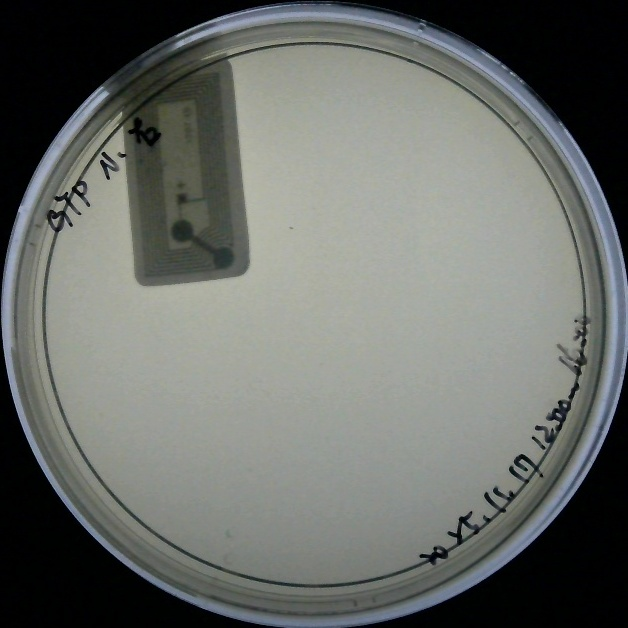
#> input picture nsamples/20251119_040045_Z22222DS3620.jpg, 628 x 628 px
$ python -i utils.py   (imports and definitions only)
#> lines starting #> are read from the running program, lines starting #| are printed output that depends on the picture
#> further down, picture is the input picture: shape (628, 628, 3); mean B, G, R 104.8, 109, 105.9


import os
import logging
from typing import Tuple, Optional, Any
import numpy as np
import cv2

logger = logging.getLogger(__name__)

def setup_cuda_environment():
    """設置 CUDA 環境變數。"""
    cuda_paths = [
        "/usr/local/cuda",
        "/usr/local/cuda-12.8",
        "/usr/local/cuda-12.6",
        "/usr/local/cuda-12.7",
        "/usr/local/cuda-11.8",
    ]

    cuda_path = next((p for p in cuda_paths if os.path.exists(os.path.join(p, "lib64"))), None)

    if cuda_path:
        lib64_path = os.path.join(cuda_path, "lib64")
        bin_path = os.path.join(cuda_path, "bin")

        for env_var, path in [("LD_LIBRARY_PATH", lib64_path), ("PATH", bin_path)]:
            current = os.environ.get(env_var, "")
            if path not in current:
                os.environ[env_var] = f"{path}:{current}" if current else path

        logger.info(f"已設置 CUDA 環境變數: {cuda_path}")

def get_torchvision_weights_api() -> Tuple[bool, Optional[type]]:
    """檢查 torchvision 是否支援新的 weights API。"""
    try:
        import torchvision
        from torchvision.models.detection import FasterRCNN_ResNet50_FPN_Weights
        if hasattr(FasterRCNN_ResNet50_FPN_Weights, 'DEFAULT'):
            return True, FasterRCNN_ResNet50_FPN_Weights
    except (ImportError, AttributeError):
        pass
    return False, None

def preprocess_image(img: np.ndarray, denoise_strength: int = 10, sharpen_radius: int = 5, contrast_alpha: float = 1.0) -> np.ndarray:
    """
    通用影像預處理流程：
    1. 轉灰階
    2. 銳利化 (Unsharp Masking)
    3. 降噪 (Non-local Means)
    4. 對比度增強 (CLAHE)
    """
#> called with denoise_strength = 10, sharpen_radius = 5, contrast_alpha = 1
    if len(img.shape) == 3:
        gray = cv2.cvtColor(img, cv2.COLOR_BGR2GRAY)
    else:
        gray = img.copy()

    # 銳利化
    k_size = int(sharpen_radius * 2 + 1)
    if k_size % 2 == 0: k_size += 1
    blurred = cv2.GaussianBlur(gray, (k_size, k_size), sharpen_radius)
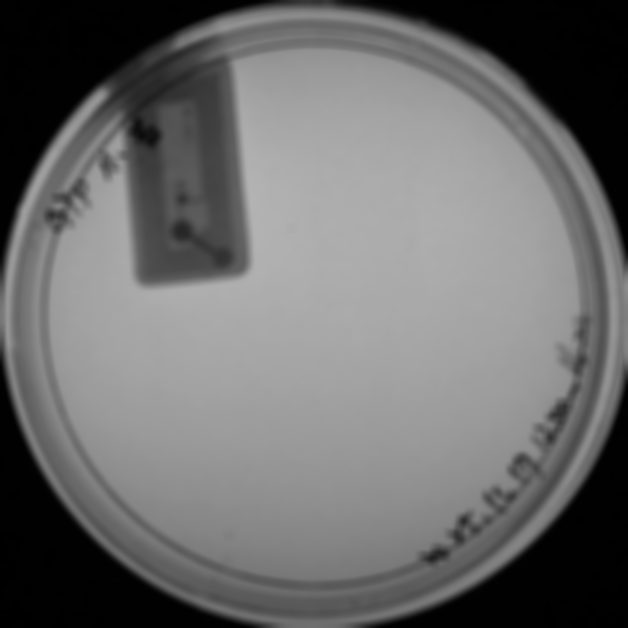
#> blurred: shape (628, 628); min 0, max 179, mean 107.6
    sharpened = cv2.addWeighted(gray, 1.5, blurred, -0.5, 0)
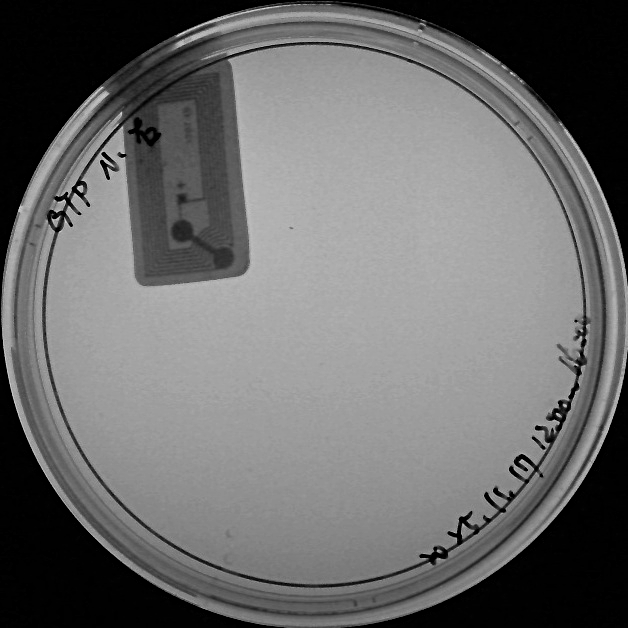
#> sharpened: shape (628, 628); min 0, max 226, mean 107.8
    sharpened = np.clip(sharpened, 0, 255).astype(np.uint8)

    # 降噪
    denoised = cv2.fastNlMeansDenoising(sharpened, h=denoise_strength)

    # 對比度增強
    clahe = cv2.createCLAHE(clipLimit=contrast_alpha * 2.0, tileGridSize=(8, 8))
    return clahe.apply(denoised)
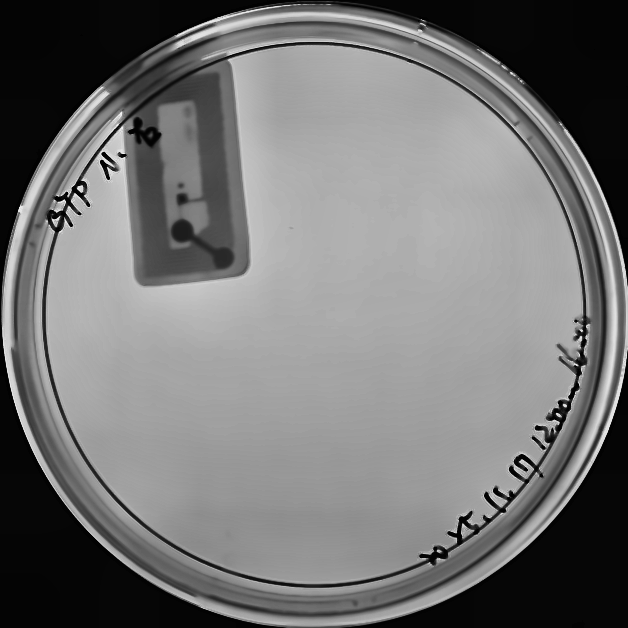
#> returned value: shape (628, 628); min 1, max 243, mean 116.1

>>> import cv2
>>> picture = cv2.imread('nsamples/20251119_040045_Z22222DS3620.jpg')
>>> result = preprocess_image(picture)

$ run again, on nsamples/20251119_040326_Z22222DS3620.jpg
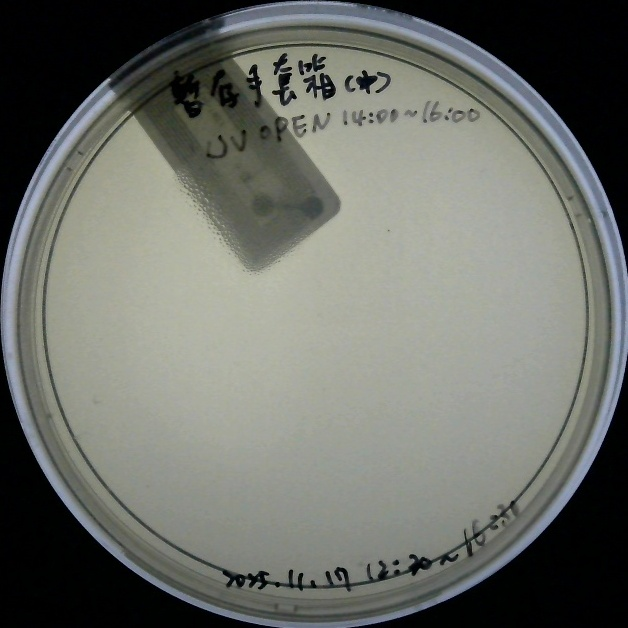
#> input picture nsamples/20251119_040326_Z22222DS3620.jpg, 628 x 628 px
#> picture is the input picture: shape (628, 628, 3); mean B, G, R 104.7, 111.1, 108.6
#> in preprocess_image, `blurred = cv2.GaussianBlur(gray, (k_size, k_size), sharpen_radius)`:
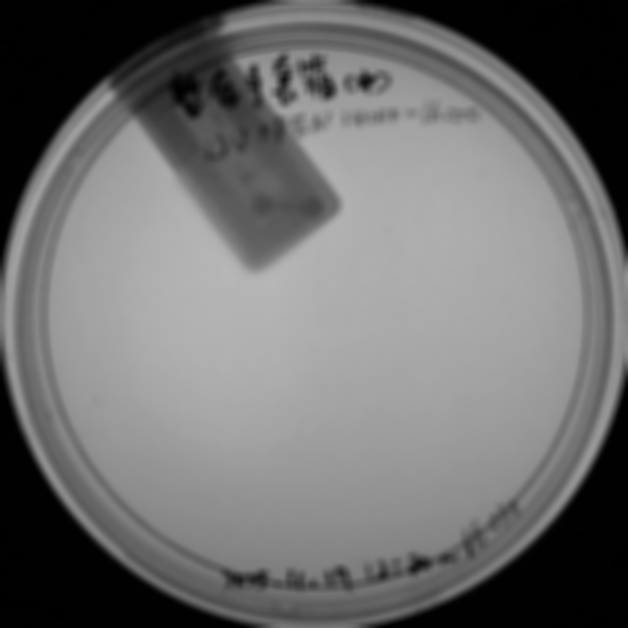
#> blurred: shape (628, 628); min 0, max 183, mean 109.6
#> in preprocess_image, `return clahe.apply(denoised)`:
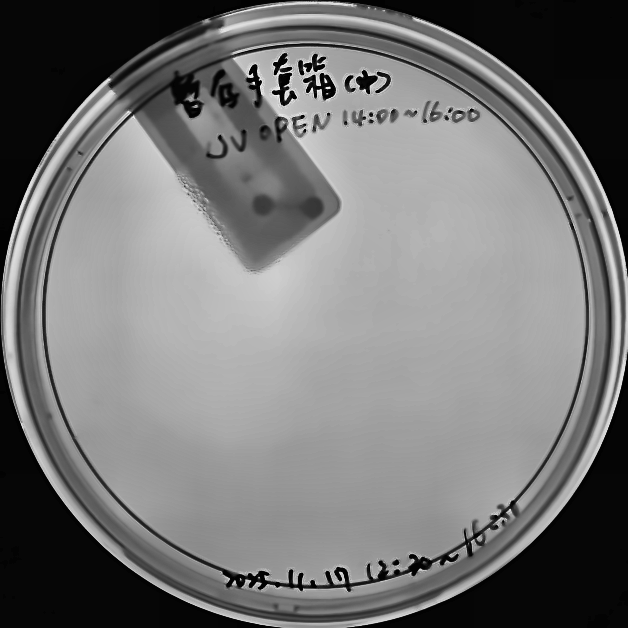
#> returned value: shape (628, 628); min 1, max 247, mean 117.1
